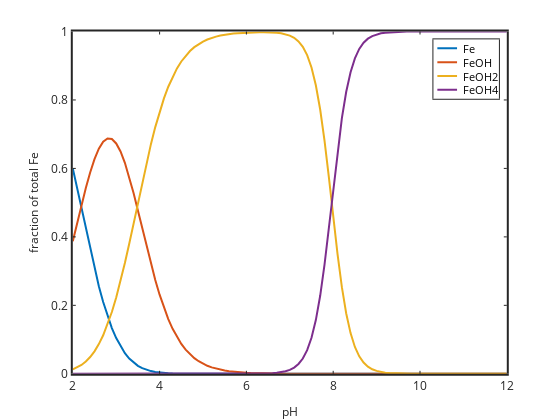

The notebook cell saved with this chart:
### Markdown cell above
### make the graph

So for each pH we will solve the equilibrium problem.  First load the tableau, then modify for the pH of that iternation. Then solve.  Then store the results and loop.

At the end make a plot.

### Code cell
%plot -s 600,600 -f 'svg'

%define the equilibrium sytem (The tableau)
[KSOLUTION,ASOLUTION,SOLUTIONNAMES] = get_equilib_defn;
% initial guess (just Fe becasue pH is fixed)
Feguess=[-5.5]; guess=[10.^Feguess];

%set the pH range and total
pH=2:0.1:12; FeT=1e-4; T=[FeT];

%now for each pH solve
for i=1:length(pH)
% adjust for fixed pH
[Ksolution,Asolution]=get_equilib_fixed_pH(KSOLUTION,ASOLUTION,pH(i));
% calculate species using NR
[X,F,J,C] = nl_massbalancerrnosolid_NR(guess,Asolution,Ksolution,T);
species_summary(:,i)=C; err(i)=F;
end

for i=1:size(species_summary,1)
txt=[SOLUTIONNAMES(i,:),"=species_summary(i,:);"]; eval(txt);
end

h=plot(pH,Fe/T,pH,FeOH/T,pH,FeOH2/T,pH,FeOH4/T);
set(gca,"fontsize",12); set(h,'linewidth',2); set(gca,'linewidth',2);
h=xlabel('pH'); set(h,'fontsize',12); h=ylabel('fraction of total Fe'); set(h,'fontsize',12);
legend('Fe','FeOH','FeOH2','FeOH4','Location','northeast','Orientation','vertical');
axis([min(pH) max(pH) 0 1])

### Figure 1 — Plotly figure (JSON) as saved in the notebook; plotly's stock layout.template omitted (floating-point values rounded to 4 significant figures)
{"data": [{"line": {"color": "rgb(0,113,188)", "dash": "solid", "width": 2}, "marker": {"color": "rgb(0,113,188)", "line": {"color": "rgb(0,113,188)"}, "size": 6, "symbol": "none"}, "mode": "lines", "name": "Fe", "showlegend": true, "type": "scatter", "visibility": true, "x": [2, 2.1, 2.2, 2.3, 2.4, 2.5, 2.6, 2.7, 2.8, 2.9, 3, 3.1, 3.2, 3.3, 3.4, 3.5, 3.6, 3.7, 3.8, 3.9, 4, 4.1, 4.2, 4.3, 4.4, 4.5, 4.6, 4.7, 4.8, 4.9, 5, 5.1, 5.2, 5.3, 5.4, 5.5, 5.6, 5.7, 5.8, 5.9, 6, 6.1, 6.2, 6.3, 6.4, 6.5, 6.6, 6.7, 6.8, 6.9, 7, 7.1, 7.2, 7.3, 7.4, 7.5, 7.6, 7.7, 7.8, 7.9, 8, 8.1, 8.2, 8.3, 8.4, 8.5, 8.6, 8.7, 8.8, 8.9, 9, 9.1, 9.2, 9.3, 9.4, 9.5, 9.6, 9.7, 9.8, 9.9, 10, 10.1, 10.2, 10.3, 10.4, 10.5, 10.6, 10.7, 10.8, 10.9, 11, 11.1, 11.2, 11.3, 11.4, 11.5, 11.6, 11.7, 11.8, 11.9, 12], "xaxis": "x", "y": [0.5999, 0.5415, 0.4815, 0.4213, 0.3628, 0.3072, 0.2558, 0.2095, 0.1688, 0.1337, 0.1042, 0.07989, 0.06023, 0.04466, 0.03257, 0.02337, 0.0165, 0.01149, 0.007883, 0.005342, 0.00358, 0.002375, 0.001562, 0.001019, 0.0006613, 0.0004268, 0.0002742, 0.0001756, 0.0001121, 7.141e-05, 4.54e-05, 2.882e-05, 1.827e-05, 1.157e-05, 7.325e-06, 4.633e-06, 2.929e-06, 1.851e-06, 1.169e-06, 7.384e-07, 4.663e-07, 2.944e-07, 1.858e-07, 1.173e-07, 7.399e-08, 4.667e-08, 2.943e-08, 1.855e-08, 1.169e-08, 7.356e-09, 4.622e-09, 2.897e-09, 1.808e-09, 1.122e-09, 6.901e-10, 4.185e-10, 2.488e-10, 1.438e-10, 8.005e-11, 4.257e-11, 2.151e-11, 1.031e-11, 4.713e-12, 2.069e-12, 8.811e-13, 3.669e-13, 1.504e-13, 6.103e-14, 2.459e-14, 9.867e-15, 3.947e-15, 1.576e-15, 6.288e-16, 2.507e-16, 9.987e-17, 3.978e-17, 1.584e-17, 6.307e-18, 2.511e-18, 9.999e-19, 3.981e-19, 1.585e-19, 6.309e-20, 2.512e-20, 1e-20, 3.981e-21, 1.585e-21, 6.31e-22, 2.512e-22, 1e-22, 3.981e-23, 1.585e-23, 6.31e-24, 2.512e-24, 1e-24, 3.981e-25, 1.585e-25, 6.31e-26, 2.512e-26, 1e-26, 3.981e-27], "yaxis": "y"}, {"line": {"color": "rgb(216,82,24)", "dash": "solid", "width": 2}, "marker": {"color": "rgb(216,82,24)", "line": {"color": "rgb(216,82,24)"}, "size": 6, "symbol": "none"}, "mode": "lines", "name": "FeOH", "showlegend": true, "type": "scatter", "visibility": true, "x": [2, 2.1, 2.2, 2.3, 2.4, 2.5, 2.6, 2.7, 2.8, 2.9, 3, 3.1, 3.2, 3.3, 3.4, 3.5, 3.6, 3.7, 3.8, 3.9, 4, 4.1, 4.2, 4.3, 4.4, 4.5, 4.6, 4.7, 4.8, 4.9, 5, 5.1, 5.2, 5.3, 5.4, 5.5, 5.6, 5.7, 5.8, 5.9, 6, 6.1, 6.2, 6.3, 6.4, 6.5, 6.6, 6.7, 6.8, 6.9, 7, 7.1, 7.2, 7.3, 7.4, 7.5, 7.6, 7.7, 7.8, 7.9, 8, 8.1, 8.2, 8.3, 8.4, 8.5, 8.6, 8.7, 8.8, 8.9, 9, 9.1, 9.2, 9.3, 9.4, 9.5, 9.6, 9.7, 9.8, 9.9, 10, 10.1, 10.2, 10.3, 10.4, 10.5, 10.6, 10.7, 10.8, 10.9, 11, 11.1, 11.2, 11.3, 11.4, 11.5, 11.6, 11.7, 11.8, 11.9, 12], "xaxis": "x", "y": [0.3873, 0.4401, 0.4927, 0.5428, 0.5883, 0.6272, 0.6575, 0.678, 0.6876, 0.6859, 0.6729, 0.6494, 0.6163, 0.5753, 0.5281, 0.4771, 0.4242, 0.3717, 0.3211, 0.274, 0.2311, 0.193, 0.1598, 0.1313, 0.1073, 0.08714, 0.07049, 0.05682, 0.04567, 0.03662, 0.02931, 0.02343, 0.0187, 0.01491, 0.01188, 0.009459, 0.007529, 0.005989, 0.004763, 0.003787, 0.003011, 0.002393, 0.001901, 0.001511, 0.0012, 0.000953, 0.0007566, 0.0006004, 0.0004762, 0.0003772, 0.0002984, 0.0002354, 0.000185, 0.0001446, 0.0001119, 8.545e-05, 6.395e-05, 4.652e-05, 3.261e-05, 2.183e-05, 1.389e-05, 8.381e-06, 4.822e-06, 2.666e-06, 1.429e-06, 7.491e-07, 3.866e-07, 1.975e-07, 1.002e-07, 5.06e-08, 2.549e-08, 1.281e-08, 6.435e-09, 3.229e-09, 1.62e-09, 8.121e-10, 4.072e-10, 2.041e-10, 1.023e-10, 5.128e-11, 2.57e-11, 1.288e-11, 6.456e-12, 3.236e-12, 1.622e-12, 8.128e-13, 4.074e-13, 2.042e-13, 1.023e-13, 5.129e-14, 2.57e-14, 1.288e-14, 6.457e-15, 3.236e-15, 1.622e-15, 8.128e-16, 4.074e-16, 2.042e-16, 1.023e-16, 5.129e-17, 2.57e-17], "yaxis": "y"}, {"line": {"color": "rgb(236,176,31)", "dash": "solid", "width": 2}, "marker": {"color": "rgb(236,176,31)", "line": {"color": "rgb(236,176,31)"}, "size": 6, "symbol": "none"}, "mode": "lines", "name": "FeOH2", "showlegend": true, "type": "scatter", "visibility": true, "x": [2, 2.1, 2.2, 2.3, 2.4, 2.5, 2.6, 2.7, 2.8, 2.9, 3, 3.1, 3.2, 3.3, 3.4, 3.5, 3.6, 3.7, 3.8, 3.9, 4, 4.1, 4.2, 4.3, 4.4, 4.5, 4.6, 4.7, 4.8, 4.9, 5, 5.1, 5.2, 5.3, 5.4, 5.5, 5.6, 5.7, 5.8, 5.9, 6, 6.1, 6.2, 6.3, 6.4, 6.5, 6.6, 6.7, 6.8, 6.9, 7, 7.1, 7.2, 7.3, 7.4, 7.5, 7.6, 7.7, 7.8, 7.9, 8, 8.1, 8.2, 8.3, 8.4, 8.5, 8.6, 8.7, 8.8, 8.9, 9, 9.1, 9.2, 9.3, 9.4, 9.5, 9.6, 9.7, 9.8, 9.9, 10, 10.1, 10.2, 10.3, 10.4, 10.5, 10.6, 10.7, 10.8, 10.9, 11, 11.1, 11.2, 11.3, 11.4, 11.5, 11.6, 11.7, 11.8, 11.9, 12], "xaxis": "x", "y": [0.01282, 0.01835, 0.02586, 0.03586, 0.04893, 0.06567, 0.08668, 0.1125, 0.1437, 0.1804, 0.2228, 0.2707, 0.3234, 0.3801, 0.4393, 0.4996, 0.5593, 0.6168, 0.671, 0.7207, 0.7653, 0.8046, 0.8386, 0.8677, 0.8921, 0.9124, 0.9292, 0.943, 0.9542, 0.9633, 0.9706, 0.9765, 0.9813, 0.9851, 0.9881, 0.9905, 0.9925, 0.994, 0.9952, 0.9961, 0.9969, 0.9974, 0.9978, 0.998, 0.9981, 0.9979, 0.9974, 0.9965, 0.9949, 0.9923, 0.9881, 0.9815, 0.9712, 0.9552, 0.9309, 0.8948, 0.843, 0.7721, 0.6813, 0.5743, 0.4598, 0.3494, 0.2531, 0.1761, 0.1189, 0.07844, 0.05097, 0.03277, 0.02093, 0.01331, 0.00844, 0.005342, 0.003377, 0.002133, 0.001347, 0.0008504, 0.0005367, 0.0003387, 0.0002138, 0.0001349, 8.511e-05, 5.37e-05, 3.388e-05, 2.138e-05, 1.349e-05, 8.511e-06, 5.37e-06, 3.388e-06, 2.138e-06, 1.349e-06, 8.511e-07, 5.37e-07, 3.388e-07, 2.138e-07, 1.349e-07, 8.511e-08, 5.37e-08, 3.388e-08, 2.138e-08, 1.349e-08, 8.511e-09], "yaxis": "y"}, {"line": {"color": "rgb(125,46,141)", "dash": "solid", "width": 2}, "marker": {"color": "rgb(125,46,141)", "line": {"color": "rgb(125,46,141)"}, "size": 6, "symbol": "none"}, "mode": "lines", "name": "FeOH4", "showlegend": true, "type": "scatter", "visibility": true, "x": [2, 2.1, 2.2, 2.3, 2.4, 2.5, 2.6, 2.7, 2.8, 2.9, 3, 3.1, 3.2, 3.3, 3.4, 3.5, 3.6, 3.7, 3.8, 3.9, 4, 4.1, 4.2, 4.3, 4.4, 4.5, 4.6, 4.7, 4.8, 4.9, 5, 5.1, 5.2, 5.3, 5.4, 5.5, 5.6, 5.7, 5.8, 5.9, 6, 6.1, 6.2, 6.3, 6.4, 6.5, 6.6, 6.7, 6.8, 6.9, 7, 7.1, 7.2, 7.3, 7.4, 7.5, 7.6, 7.7, 7.8, 7.9, 8, 8.1, 8.2, 8.3, 8.4, 8.5, 8.6, 8.7, 8.8, 8.9, 9, 9.1, 9.2, 9.3, 9.4, 9.5, 9.6, 9.7, 9.8, 9.9, 10, 10.1, 10.2, 10.3, 10.4, 10.5, 10.6, 10.7, 10.8, 10.9, 11, 11.1, 11.2, 11.3, 11.4, 11.5, 11.6, 11.7, 11.8, 11.9, 12], "xaxis": "x", "y": [1.507e-14, 3.417e-14, 7.631e-14, 1.677e-13, 3.628e-13, 7.716e-13, 1.614e-12, 3.321e-12, 6.719e-12, 1.337e-11, 2.618e-11, 5.041e-11, 9.546e-11, 1.778e-10, 3.257e-10, 5.869e-10, 1.041e-09, 1.82e-09, 3.138e-09, 5.342e-09, 8.992e-09, 1.498e-08, 2.475e-08, 4.058e-08, 6.613e-08, 1.072e-07, 1.73e-07, 2.783e-07, 4.463e-07, 7.141e-07, 1.14e-06, 1.818e-06, 2.896e-06, 4.608e-06, 7.325e-06, 1.164e-05, 1.848e-05, 2.933e-05, 4.655e-05, 7.384e-05, 0.0001171, 0.0001857, 0.0002945, 0.0004668, 0.0007399, 0.001172, 0.001857, 0.002941, 0.004653, 0.007356, 0.01161, 0.01828, 0.02866, 0.04468, 0.06901, 0.1051, 0.157, 0.2279, 0.3187, 0.4257, 0.5402, 0.6506, 0.7469, 0.8239, 0.8811, 0.9216, 0.949, 0.9672, 0.9791, 0.9867, 0.9916, 0.9947, 0.9966, 0.9979, 0.9987, 0.9991, 0.9995, 0.9997, 0.9998, 0.9999, 0.9999, 0.9999, 1.0, 1.0, 1.0, 1.0, 1.0, 1.0, 1.0, 1.0, 1.0, 1.0, 1.0, 1.0, 1.0, 1.0, 1.0, 1.0, 1.0, 1.0, 1.0], "yaxis": "y"}, {"hoverinfo": "none", "line": {"color": "rgb(0,113,188)", "dash": "solid", "width": 2}, "marker": {"color": "rgb(0,113,188)", "line": {"color": "rgb(0,113,188)"}, "size": 6, "symbol": "none"}, "mode": "lines", "name": "", "showlegend": false, "type": "scatter", "visibility": true, "x": [3, 18], "xaxis": "x2", "y": [6.78, 6.78], "yaxis": "y2"}, {"hoverinfo": "none", "line": {"color": "rgb(216,82,24)", "dash": "solid", "width": 2}, "marker": {"color": "rgb(216,82,24)", "line": {"color": "rgb(216,82,24)"}, "size": 6, "symbol": "none"}, "mode": "lines", "name": "", "showlegend": false, "type": "scatter", "visibility": true, "x": [3, 18], "xaxis": "x2", "y": [17.34, 17.34], "yaxis": "y2"}, {"hoverinfo": "none", "line": {"color": "rgb(236,176,31)", "dash": "solid", "width": 2}, "marker": {"color": "rgb(236,176,31)", "line": {"color": "rgb(236,176,31)"}, "size": 6, "symbol": "none"}, "mode": "lines", "name": "", "showlegend": false, "type": "scatter", "visibility": true, "x": [3, 18], "xaxis": "x2", "y": [27.9, 27.9], "yaxis": "y2"}, {"hoverinfo": "none", "line": {"color": "rgb(125,46,141)", "dash": "solid", "width": 2}, "marker": {"color": "rgb(125,46,141)", "line": {"color": "rgb(125,46,141)"}, "size": 6, "symbol": "none"}, "mode": "lines", "name": "", "showlegend": false, "type": "scatter", "visibility": true, "x": [3, 18], "xaxis": "x2", "y": [38.46, 38.46], "yaxis": "y2"}], "layout": {"annotations": [{"font": {"color": "rgb(0,0,0)", "size": 10.8}, "showarrow": false, "text": "Fe", "x": 21, "xanchor": "left", "xref": "x2", "y": 6.78, "yanchor": "middle", "yref": "y2"}, {"font": {"color": "rgb(0,0,0)", "size": 10.8}, "showarrow": false, "text": "FeOH", "x": 21, "xanchor": "left", "xref": "x2", "y": 17.34, "yanchor": "middle", "yref": "y2"}, {"font": {"color": "rgb(0,0,0)", "size": 10.8}, "showarrow": false, "text": "FeOH2", "x": 21, "xanchor": "left", "xref": "x2", "y": 27.9, "yanchor": "middle", "yref": "y2"}, {"font": {"color": "rgb(0,0,0)", "size": 10.8}, "showarrow": false, "text": "FeOH4", "x": 21, "xanchor": "left", "xref": "x2", "y": 38.46, "yanchor": "middle", "yref": "y2"}], "height": 420, "hovermode": "closest", "margin": {"b": 0, "l": 0, "r": 0, "t": 0}, "plot_bgcolor": "rgba(0,0,0,0)", "showlegend": false, "width": 560, "xaxis": {"anchor": "y", "autorange": false, "domain": [0.13, 0.905], "exponentformat": "none", "gridcolor": "rgba(38,38,38,0.15)", "gridwidth": 2, "linecolor": "rgb(38,38,38)", "linewidth": 2, "mirror": "ticks", "range": [2, 12], "showgrid": false, "showline": true, "side": "bottom", "spikedash": "solid", "spikemode": "across", "spikesides": false, "spikethickness": 1, "tickangle": 0, "tickcolor": "rgb(38,38,38)", "tickfont": {"color": "rgb(38,38,38)", "size": 12}, "ticklen": 3, "ticks": "inside", "ticktext": ["2", "4", "6", "8", "10", "12"], "tickvals": [2, 4, 6, 8, 10, 12], "title": {"font": {"color": "rgb(38,38,38)", "size": 12}, "text": "pH"}, "type": "linear", "visible": true, "zeroline": false}, "xaxis2": {"anchor": "y2", "autorange": false, "domain": [0.774, 0.8909], "exponentformat": "none", "fixedrange": true, "gridcolor": "rgba(38,38,38,0.15)", "gridwidth": 1, "linecolor": "rgb(38,38,38)", "linewidth": 1, "mirror": true, "range": [0, 49.9], "showgrid": false, "showline": true, "showspikes": false, "side": "bottom", "spikedash": "solid", "spikemode": "across", "spikesides": false, "spikethickness": 1, "tickangle": 0, "tickcolor": "rgb(38,38,38)", "tickfont": {"color": "rgb(38,38,38)", "size": 10.8}, "ticklen": 3, "ticks": "", "ticktext": [], "tickvals": [], "title": {"font": {"color": "rgb(0,0,0)", "size": 11.88}, "text": ""}, "type": "linear", "visible": true, "zeroline": false}, "yaxis": {"anchor": "x", "autorange": false, "domain": [0.11, 0.925], "exponentformat": "none", "gridcolor": "rgba(38,38,38,0.15)", "gridwidth": 2, "linecolor": "rgb(38,38,38)", "linewidth": 2, "mirror": "ticks", "range": [0, 1], "showgrid": false, "showline": true, "side": "left", "spikedash": "solid", "spikemode": "across", "spikesides": false, "spikethickness": 1, "tickangle": 0, "tickcolor": "rgb(38,38,38)", "tickfont": {"color": "rgb(38,38,38)", "size": 12}, "ticklen": 3, "ticks": "inside", "ticktext": ["0", "0.2", "0.4", "0.6", "0.8", "1"], "tickvals": [0, 0.2, 0.4, 0.6, 0.8, 1], "title": {"font": {"color": "rgb(38,38,38)", "size": 12}, "text": "fraction of total Fe"}, "type": "linear", "visible": true, "zeroline": false}, "yaxis2": {"anchor": "x2", "autorange": false, "domain": [0.7648, 0.9062], "exponentformat": "none", "fixedrange": true, "gridcolor": "rgba(38,38,38,0.15)", "gridwidth": 1, "linecolor": "rgb(38,38,38)", "linewidth": 1, "mirror": true, "range": [45.24, 0], "showgrid": false, "showline": true, "showspikes": false, "side": "left", "spikedash": "solid", "spikemode": "across", "spikesides": false, "spikethickness": 1, "tickangle": 0, "tickcolor": "rgb(38,38,38)", "tickfont": {"color": "rgb(38,38,38)", "size": 10.8}, "ticklen": 3, "ticks": "", "ticktext": [], "tickvals": [], "title": {"font": {"color": "rgb(0,0,0)", "size": 11.88}, "text": ""}, "type": "linear", "visible": true, "zeroline": false}}}
